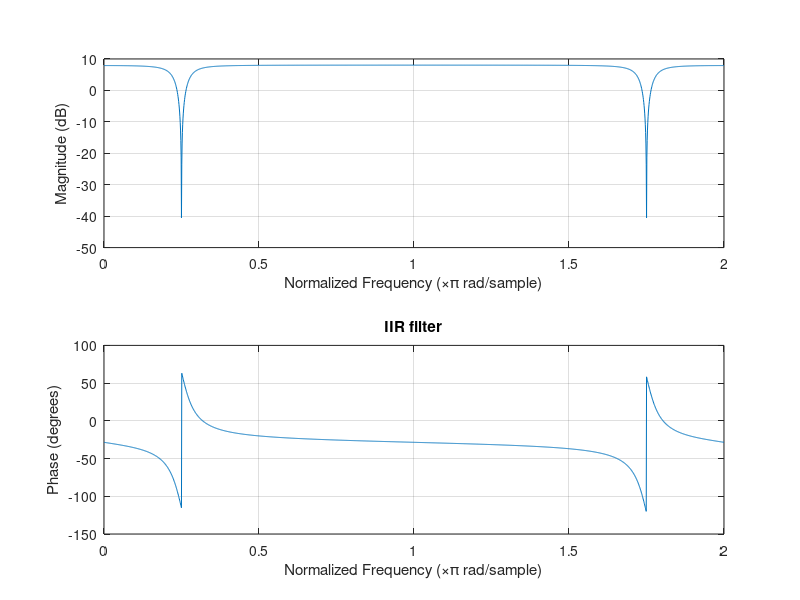

The MATLAB script that drew this image:
% user defined parameters 
w0 = pi/4;
r0 = 0.9;

b0 = (1-r0*exp(1j*w0)*(1-r0*exp(-1j*w0)))/((1 -exp(1j*w0))*(1 -exp(-1j*w0)));
% H_z = b0 * (1-exp(1j*w0)z^-1) * (1-exp(-1j*w0)z^-1);
b = b0 * conv([1, -exp(1j*w0)],[1, -exp(-1j*w0)]);
a = conv([1, -r0*exp(1j*w0)],[1, -r0*exp(-1j*w0)]); 

figure();
freqz(b,a,2001);
title("IIR filter");
% 
% t = 0:1:100;
% x = sin(w0*t)+sin(2*w0*t)+cos(w0*t);
% 
% figure();
% subplot(2,1,1)
% plot(0:100,x);
% subplot(2,1,2)
% y = filter(b,a,x);
% plot(0:100,y);
% 
% figure();
% r = 0:99;
% x = cos(r*pi/4) + sin(r*(3*pi/2));
% y = filter(b,a,x);
% subplot(2,1,1)
% plot (r,x);
% subplot(2,1,2)
% plot (r,y);